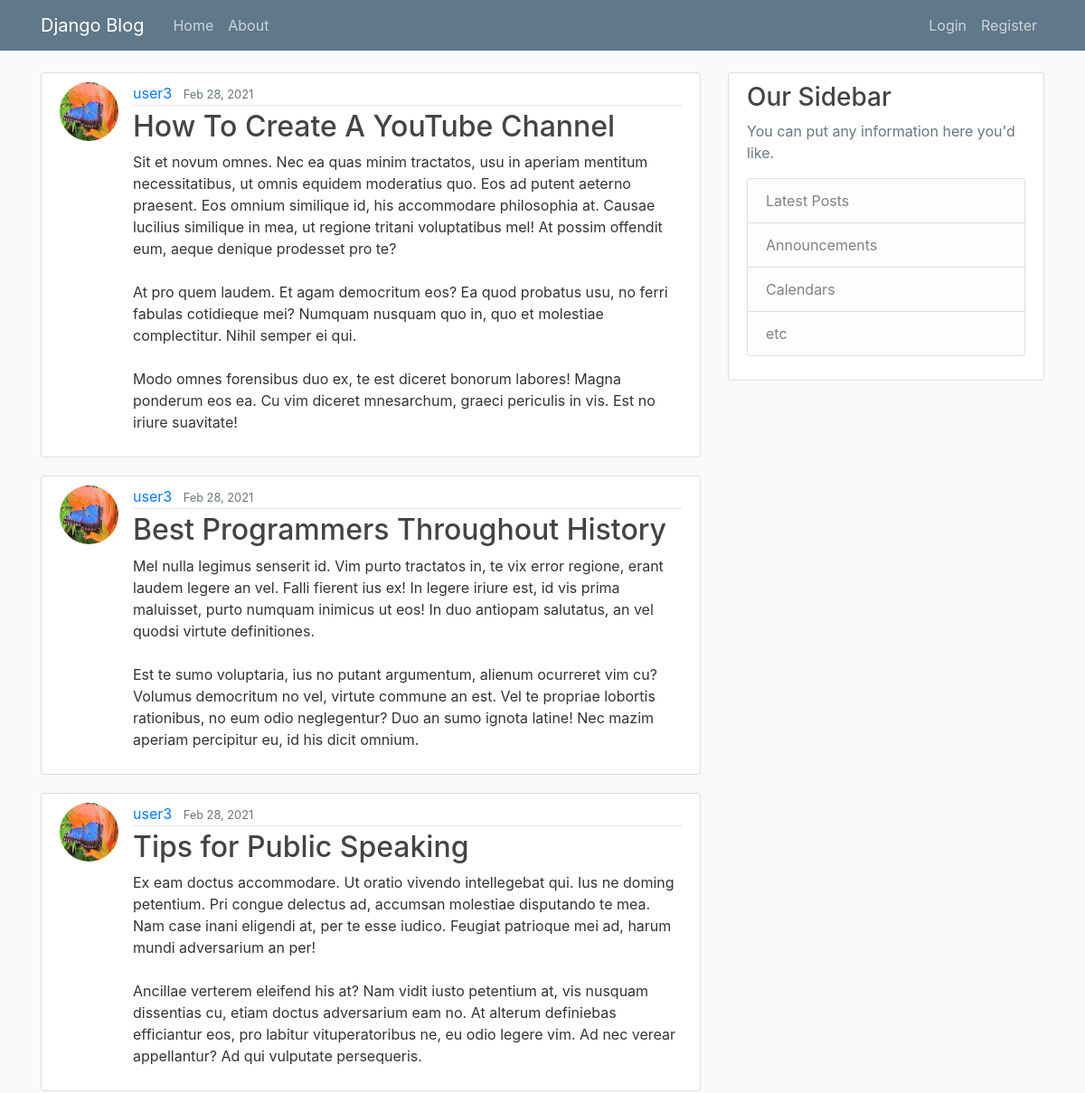
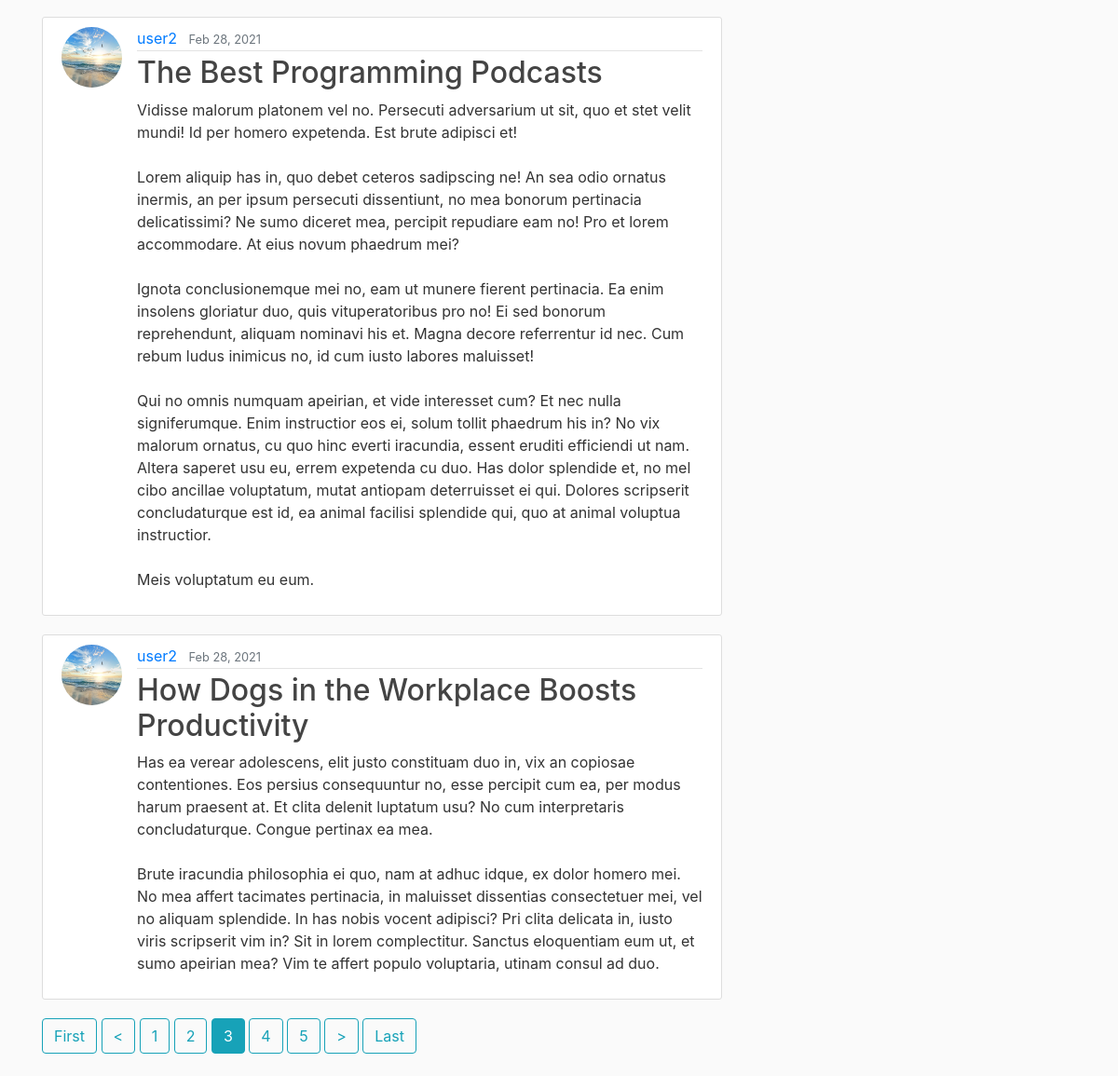
/?page=3, run on the app's committed database (2 pictures, top to bottom).
### blog/models.py (models this page shows, shortened)
class Post(models.Model):
	title = models.CharField(max_length = 50)
	content = models.TextField()
	date_posted = models.DateTimeField( default = timezone.now)
	author = models.ForeignKey( User, on_delete = models.CASCADE )

### users/models.py (models this page shows, shortened)
class Profile(models.Model):
	user = models.OneToOneField(User, on_delete = models.CASCADE)
	image = models.ImageField(default = 'default.jpg', upload_to='profile_pics')

### blog/views.py (the view)
# urls.py: path('', PostListView.as_view(), name="blog-home"),
class PostListView(ListView):
	model = Post
	template_name = 'blog/home.html'
	context_object_name = 'posts'
	ordering = ['-date_posted']
	paginate_by = 5

### blog/templates/blog/home.html
{% extends 'blog/base.html' %}
{% block content %}
	{% for post in posts %}
		<article class="media content-section">
		<img class="rounded-circle article-img" src="{{ post.author.profile.image.url }}">
		  <div class="media-body">
		    <div class="article-metadata">
		      <a class="mr-2" href="{% url 'user-posts' post.author.username %}">{{ post.author }}</a>
		      <small class="text-muted">{{ post.date_posted| date:"M j, Y" }}</small>
		    </div>
		    <h2><a class="article-title" href="{% url 'post-detail' post.id %}">{{ post.title }}</a></h2>
		    <p class="article-content">{{ post.content }}</p>
		  </div>
		</article>
	{% endfor %}
	{% if is_paginated %}
		{% if page_obj.has_previous %}
			<a class="btn btn-outline-info mb-4" href="?page=1">First</a>
			<a class="btn btn-outline-info mb-4" href="?page={{ page_obj.previous_page_number }}"><</a>
		{% endif %}
		{% for num in page_obj.paginator.page_range %}
			{% if page_obj.number == num %}
				<a class="btn btn-info mb-4" href="?page={{ num }}">{{ num }}</a>
			{% elif num > page_obj.number|add:'-3' and num < page_obj.number|add:'3' %}
				<a class="btn btn-outline-info mb-4" href="?page={{ num }}">{{ num }}</a>
			{% endif %}
		{% endfor %}
		{% if page_obj.has_next %}
			<a class="btn btn-outline-info mb-4" href="?page={{ page_obj.next_page_number }}">></a>
			<a class="btn btn-outline-info mb-4" href="?page={{ page_obj.paginator.num_pages }}">Last</a>
		{% endif %}
	{% endif %}
{% endblock content %}

### blog/static/blog/main.css (style rules this page uses)
body { background: #fafafa; color: #333333; margin-top: 5rem; }
h1, h2, h3, h4, h5, h6 { color: #444444; }
.content-section { background: #ffffff; padding: 10px 20px; border: 1px solid #dddddd; border-radius: 3px; margin-bottom: 20px; }
.article-title { color: #444444; }
.article-content { white-space: pre-line; }
.article-img { height: 65px; width: 65px; margin-right: 16px; }
.article-metadata { padding-bottom: 1px; margin-bottom: 4px; border-bottom: 1px solid #e3e3e3 }

### data on the page
Post: author.profile.image (picture), author "user3", date_posted "Feb 28, 2021", title "How To Create A YouTube Channel", content "Sit et novum omnes. Nec ea quas minim tractatos, usu in aperiam mentitum necessitatibus, ut omnis equidem moderatius quo. Eos ad putent aeterno praesent. Eos omnium similique id, his accommodare philosophia at. Causae lucilius similique in mea, ut regione tritani voluptatibus mel! At possim offendit eum, aeque denique prodesset pro te? At pro quem laudem. Et agam democritum eos? Ea quod probatus usu, no ferri fabulas cotidieque mei? Numquam nusquam quo in, quo et molestiae complectitur. Nihil semper ei qui. Modo omnes forensibus duo ex, te est diceret bonorum labores! Magna ponderum eos ea. Cu vim diceret mnesarchum, graeci periculis in vis. Est no iriure suavitate!"
Post: author.profile.image (picture), author "user3", date_posted "Feb 28, 2021", title "Best Programmers Throughout History", content "Mel nulla legimus senserit id. Vim purto tractatos in, te vix error regione, erant laudem legere an vel. Falli fierent ius ex! In legere iriure est, id vis prima maluisset, purto numquam inimicus ut eos! In duo antiopam salutatus, an vel quodsi virtute definitiones. Est te sumo voluptaria, ius no putant argumentum, alienum ocurreret vim cu? Volumus democritum no vel, virtute commune an est. Vel te propriae lobortis rationibus, no eum odio neglegentur? Duo an sumo ignota latine! Nec mazim aperiam percipitur eu, id his dicit omnium."
Post: author.profile.image (picture), author "user3", date_posted "Feb 28, 2021", title "Tips for Public Speaking", content "Ex eam doctus accommodare. Ut oratio vivendo intellegebat qui. Ius ne doming petentium. Pri congue delectus ad, accumsan molestiae disputando te mea. Nam case inani eligendi at, per te esse iudico. Feugiat patrioque mei ad, harum mundi adversarium an per! Ancillae verterem eleifend his at? Nam vidit iusto petentium at, vis nusquam dissentias cu, etiam doctus adversarium eam no. At alterum definiebas efficiantur eos, pro labitur vituperatoribus ne, eu odio legere vim. Ad nec verear appellantur? Ad qui vulputate persequeris."
Post: author.profile.image (picture), author "user2", date_posted "Feb 28, 2021", title "The Best Programming Podcasts", content "Vidisse malorum platonem vel no. Persecuti adversarium ut sit, quo et stet velit mundi! Id per homero expetenda. Est brute adipisci et! Lorem aliquip has in, quo debet ceteros sadipscing ne! An sea odio ornatus inermis, an per ipsum persecuti dissentiunt, no mea bonorum pertinacia delicatissimi? Ne sumo diceret mea, percipit repudiare eam no! Pro et lorem accommodare. At eius novum phaedrum mei? Ignota conclusionemque mei no, eam ut munere fierent pertinacia. Ea enim insolens gloriatur duo, quis vituperatoribus pro no! Ei sed bonorum reprehendunt, aliquam nominavi his et. Magna decore referrentur id nec. Cum rebum ludus inimicus no, id cum iusto labores maluisset! Qui no omnis numquam…"
Post: author.profile.image (picture), author "user2", date_posted "Feb 28, 2021", title "How Dogs in the Workplace Boosts Productivity", content "Has ea verear adolescens, elit justo constituam duo in, vix an copiosae contentiones. Eos persius consequuntur no, esse percipit cum ea, per modus harum praesent at. Et clita delenit luptatum usu? No cum interpretaris concludaturque. Congue pertinax ea mea. Brute iracundia philosophia ei quo, nam at adhuc idque, ex dolor homero mei. No mea affert tacimates pertinacia, in maluisset dissentias consectetuer mei, vel no aliquam splendide. In has nobis vocent adipisci? Pri clita delicata in, iusto viris scripserit vim in? Sit in lorem complectitur. Sanctus eloquentiam eum ut, et sumo apeirian mea? Vim te affert populo voluptaria, utinam consul ad duo."

### other printed values
{{ num }} "1" "2" "4" "5"
{{ num }} "3"
